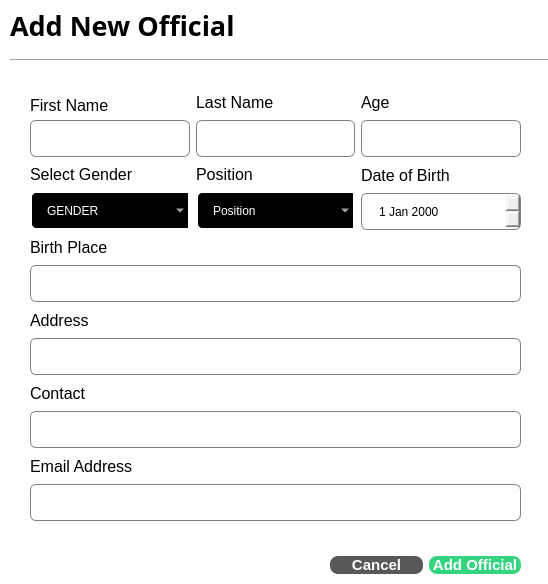
<?xml version="1.0" encoding="UTF-8"?>
<ui version="4.0">
 <class>OfficialDialog</class>
 <widget class="QDialog" name="OfficialDialog">
  <property name="geometry">
   <rect>
    <x>0</x>
    <y>0</y>
    <width>548</width>
    <height>584</height>
   </rect>
  </property>
  <property name="windowTitle">
   <string>Dialog</string>
  </property>
  <property name="styleSheet">
   <string notr="true">QDialog{
 
background-color:white;

}

QLineEdit{

border: 1px solid gray;
border-radius:6px;
padding-left: 15px;
height: 35px;
}

QDateEdit{ 
border: 1px solid gray;
border-radius:6px;
padding-left: 15px;
height: 35px;
}

QComboBox{ 
border: 2px solid white;
border-radius:6px;
padding-left: 1px 18px 1px 3px;
height: 35px;
background-color:black;
color:white;
padding-left:15px;
selection-background-color: #298089;
}</string>
  </property>
  <widget class="QLabel" name="label_12">
   <property name="geometry">
    <rect>
     <x>10</x>
     <y>10</y>
     <width>261</width>
     <height>31</height>
    </rect>
   </property>
   <property name="font">
    <font>
     <family>Arial Rounded MT</family>
     <pointsize>20</pointsize>
     <bold>true</bold>
    </font>
   </property>
   <property name="text">
    <string>Add New Official</string>
   </property>
  </widget>
  <widget class="QWidget" name="layoutWidget_7">
   <property name="geometry">
    <rect>
     <x>30</x>
     <y>90</y>
     <width>491</width>
     <height>431</height>
    </rect>
   </property>
   <layout class="QVBoxLayout" name="verticalLayout_12">
    <item>
     <layout class="QHBoxLayout" name="horizontalLayout_4">
      <item>
       <layout class="QVBoxLayout" name="verticalLayout_13">
        <property name="spacing">
         <number>0</number>
        </property>
        <item>
         <widget class="QLabel" name="label_13">
          <property name="font">
           <font>
            <family>Arial</family>
            <pointsize>12</pointsize>
           </font>
          </property>
          <property name="text">
           <string>First Name</string>
          </property>
         </widget>
        </item>
        <item>
         <widget class="QLineEdit" name="firstname_lineEdit_2"/>
        </item>
       </layout>
      </item>
      <item>
       <layout class="QVBoxLayout" name="verticalLayout_14">
        <item>
         <widget class="QLabel" name="label_14">
          <property name="font">
           <font>
            <family>Arial</family>
            <pointsize>12</pointsize>
           </font>
          </property>
          <property name="text">
           <string>Last Name</string>
          </property>
         </widget>
        </item>
        <item>
         <widget class="QLineEdit" name="lastname_lineEdit_2"/>
        </item>
       </layout>
      </item>
      <item>
       <layout class="QVBoxLayout" name="verticalLayout_15">
        <item>
         <widget class="QLabel" name="label_15">
          <property name="font">
           <font>
            <family>Arial</family>
            <pointsize>12</pointsize>
           </font>
          </property>
          <property name="text">
           <string>Age</string>
          </property>
         </widget>
        </item>
        <item>
         <widget class="QLineEdit" name="age_lineEdit_2"/>
        </item>
       </layout>
      </item>
     </layout>
    </item>
    <item>
     <layout class="QHBoxLayout" name="horizontalLayout_5">
      <item>
       <layout class="QVBoxLayout" name="verticalLayout_16">
        <item>
         <widget class="QLabel" name="label_16">
          <property name="font">
           <font>
            <family>Arial</family>
            <pointsize>12</pointsize>
           </font>
          </property>
          <property name="text">
           <string>Select Gender</string>
          </property>
         </widget>
        </item>
        <item>
         <widget class="QComboBox" name="gender_comboBox_2">
          <item>
           <property name="text">
            <string>GENDER</string>
           </property>
          </item>
          <item>
           <property name="text">
            <string>Male</string>
           </property>
          </item>
          <item>
           <property name="text">
            <string>Female</string>
           </property>
          </item>
         </widget>
        </item>
       </layout>
      </item>
      <item>
       <layout class="QVBoxLayout" name="verticalLayout_17">
        <item>
         <widget class="QLabel" name="label_17">
          <property name="font">
           <font>
            <family>Arial</family>
            <pointsize>12</pointsize>
           </font>
          </property>
          <property name="text">
           <string>Position</string>
          </property>
         </widget>
        </item>
        <item>
         <widget class="QComboBox" name="PWD_comboBox_2">
          <property name="styleSheet">
           <string notr="true"/>
          </property>
          <item>
           <property name="text">
            <string>Position</string>
           </property>
          </item>
          <item>
           <property name="text">
            <string>Captain</string>
           </property>
          </item>
          <item>
           <property name="text">
            <string>Councilor</string>
           </property>
          </item>
          <item>
           <property name="text">
            <string>Kagawad</string>
           </property>
          </item>
          <item>
           <property name="text">
            <string>Sk Kagawad</string>
           </property>
          </item>
          <item>
           <property name="text">
            <string>Tanod</string>
           </property>
          </item>
         </widget>
        </item>
       </layout>
      </item>
      <item>
       <layout class="QVBoxLayout" name="verticalLayout_18">
        <item>
         <widget class="QLabel" name="label_18">
          <property name="font">
           <font>
            <family>Arial</family>
            <pointsize>12</pointsize>
           </font>
          </property>
          <property name="text">
           <string>Date of Birth</string>
          </property>
         </widget>
        </item>
        <item>
         <widget class="QDateEdit" name="dob_dateEdit_2"/>
        </item>
       </layout>
      </item>
     </layout>
    </item>
    <item>
     <layout class="QVBoxLayout" name="verticalLayout_19">
      <item>
       <widget class="QLabel" name="label_19">
        <property name="font">
         <font>
          <family>Arial</family>
          <pointsize>12</pointsize>
         </font>
        </property>
        <property name="text">
         <string>Birth Place</string>
        </property>
       </widget>
      </item>
      <item>
       <widget class="QLineEdit" name="birthplace_lineEdit_2"/>
      </item>
     </layout>
    </item>
    <item>
     <layout class="QVBoxLayout" name="verticalLayout_20">
      <item>
       <widget class="QLabel" name="label_20">
        <property name="font">
         <font>
          <family>Arial</family>
          <pointsize>12</pointsize>
         </font>
        </property>
        <property name="text">
         <string>Address</string>
        </property>
       </widget>
      </item>
      <item>
       <widget class="QLineEdit" name="address_lineEdit_2"/>
      </item>
     </layout>
    </item>
    <item>
     <layout class="QVBoxLayout" name="verticalLayout_21">
      <item>
       <widget class="QLabel" name="label_21">
        <property name="font">
         <font>
          <family>Arial</family>
          <pointsize>12</pointsize>
         </font>
        </property>
        <property name="text">
         <string>Contact</string>
        </property>
       </widget>
      </item>
      <item>
       <widget class="QLineEdit" name="contact_lineEdit_2"/>
      </item>
     </layout>
    </item>
    <item>
     <layout class="QVBoxLayout" name="verticalLayout_22">
      <item>
       <widget class="QLabel" name="label_22">
        <property name="font">
         <font>
          <family>Arial</family>
          <pointsize>12</pointsize>
         </font>
        </property>
        <property name="text">
         <string>Email Address</string>
        </property>
       </widget>
      </item>
      <item>
       <widget class="QLineEdit" name="emailaddress_lineEdit_2"/>
      </item>
     </layout>
    </item>
   </layout>
  </widget>
  <widget class="Line" name="line_2">
   <property name="geometry">
    <rect>
     <x>10</x>
     <y>50</y>
     <width>541</width>
     <height>21</height>
    </rect>
   </property>
   <property name="orientation">
    <enum>Qt::Orientation::Horizontal</enum>
   </property>
  </widget>
  <widget class="QWidget" name="layoutWidget_8">
   <property name="geometry">
    <rect>
     <x>330</x>
     <y>550</y>
     <width>191</width>
     <height>31</height>
    </rect>
   </property>
   <layout class="QHBoxLayout" name="horizontalLayout_6">
    <item>
     <widget class="QPushButton" name="cancel_button_2">
      <property name="styleSheet">
       <string notr="true">QPushButton{
 background-color: #585858;
 color:white;
border:none;
border-radius:8px;
font-weight: bold;
font-size: 15px;
}</string>
      </property>
      <property name="text">
       <string>Cancel</string>
      </property>
     </widget>
    </item>
    <item>
     <widget class="QPushButton" name="add_button_2">
      <property name="styleSheet">
       <string notr="true">QPushButton{
 background-color: #34D481;
 color:white;
border:none;
border-radius:8px;
font-weight: bold;
font-size: 15px;
}</string>
      </property>
      <property name="text">
       <string>Add Official</string>
      </property>
     </widget>
    </item>
   </layout>
  </widget>
 </widget>
 <resources/>
 <connections/>
</ui>
